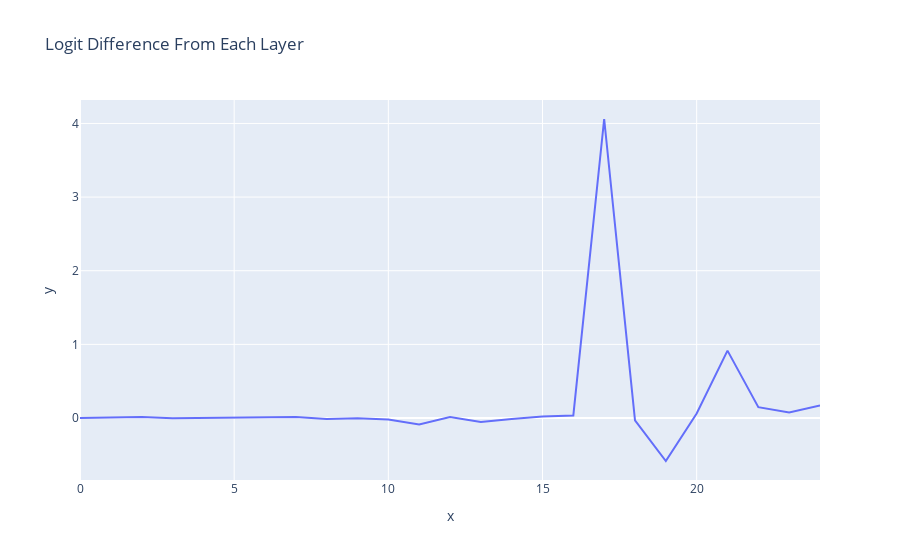

Notebook code cell kept with this figure:
### Markdown cell above
### Layer Attribution

### Code cell
per_layer_residual, labels = clean_cache.decompose_resid(layer=-1, pos_slice=-1, return_labels=True)
per_layer_logit_diffs = residual_stack_to_logit_diff(per_layer_residual, logit_diff_directions, prompts, clean_cache)
line(per_layer_logit_diffs, hover_name=labels, title="Logit Difference From Each Layer")

### Figure 1 — Plotly figure (JSON) as saved in the notebook; plotly's stock layout.template omitted (floating-point values rounded to 4 significant figures)
{"data": [{"hovertemplate": "<b>%{hovertext}</b><br><br>x=%{x}<br>y=%{y}<extra></extra>", "hovertext": ["embed", "0_attn_out", "0_mlp_out", "1_attn_out", "1_mlp_out", "2_attn_out", "2_mlp_out", "3_attn_out", "3_mlp_out", "4_attn_out", "4_mlp_out", "5_attn_out", "5_mlp_out", "6_attn_out", "6_mlp_out", "7_attn_out", "7_mlp_out", "8_attn_out", "8_mlp_out", "9_attn_out", "9_mlp_out", "10_attn_out", "10_mlp_out", "11_attn_out", "11_mlp_out"], "legendgroup": "", "line": {"color": "#636efa", "dash": "solid"}, "marker": {"symbol": "circle"}, "mode": "lines", "name": "", "orientation": "v", "showlegend": false, "type": "scatter", "x": [0, 1, 2, 3, 4, 5, 6, 7, 8, 9, 10, 11, 12, 13, 14, 15, 16, 17, 18, 19, 20, 21, 22, 23, 24], "xaxis": "x", "y": [0.0001064, 0.001256, 0.01238, -0.004861, -0.0002525, 0.00411, 0.003213, 0.01296, -0.01396, -0.004795, -0.02105, -0.0875, 0.01166, -0.05441, -0.01275, 0.01912, 0.03476, 4.061, -0.03224, -0.5841, 0.06165, 0.9151, 0.1467, 0.07538, 0.1701], "yaxis": "y"}], "layout": {"legend": {"tracegroupgap": 0}, "title": {"text": "Logit Difference From Each Layer"}, "xaxis": {"anchor": "y", "domain": [0, 1], "title": {"text": "x"}}, "yaxis": {"anchor": "x", "domain": [0, 1], "title": {"text": "y"}}}}
